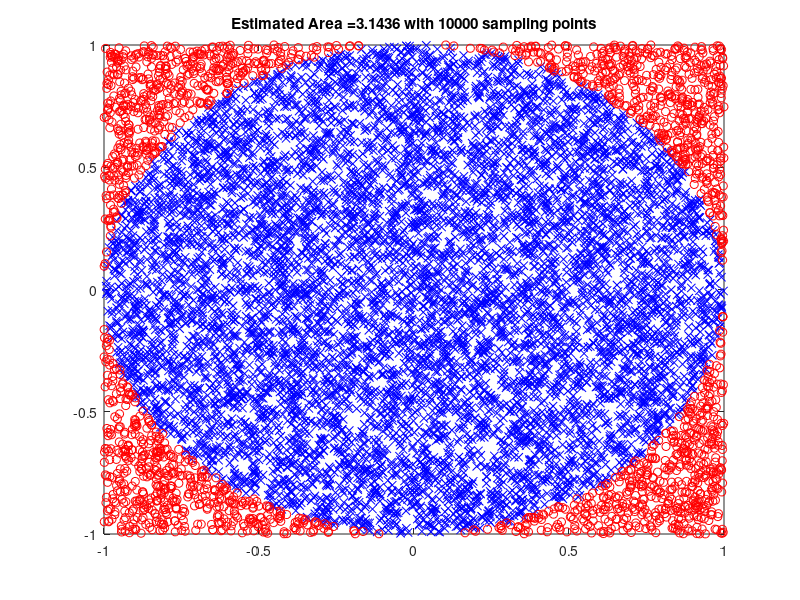

Reproduce this figure in MATLAB.
N = 10000;             % number of random points
Nin = 0;
rx = 2*(rand(1,N)-0.5);   % vector of N random numbers uniform in [-1,1]
ry = 2*(rand(1,N)-0.5);   % vector of N random numbers uniform in [-1,1]

rxin  = []; ryin = [];
rxout = []; ryout = [];   % initialization all vectors are empty

for i = (1:N)
    rad2 = rx(i)^2 + ry(i)^2;
    if(rad2 < 1) 
	rxin = [rxin rx(i)]; 
	ryin = [ryin ry(i)]; 
        Nin = Nin + 1;    % update the number of points inside the circle
    else
	rxout = [rxout rx(i)]; 
	ryout = [ryout ry(i)]; 
    end
end

Area = 4*Nin/N;     % Nin/N is the fraction of points inside the circle, 4 the area of the embedding square
plot(rxin,ryin,'bx',rxout,ryout,'ro');  % Plotting points inside and outside the circle
					% 'bx'= blue with symbol x
                                        % 'ro'= red with symbol o
title(sprintf(['Estimated Area =%g with %g sampling points'], Area,N));
